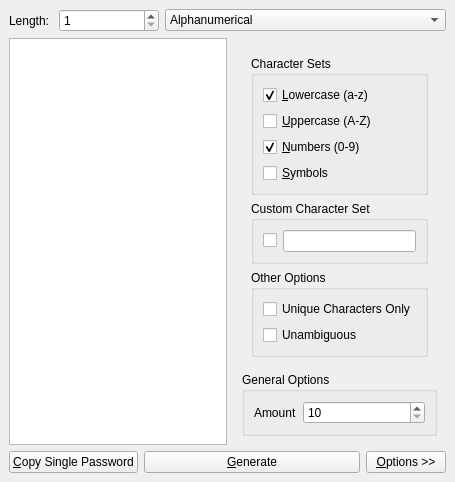
<?xml version="1.0" encoding="UTF-8"?>
<ui version="4.0">
 <class>MainWindow</class>
 <widget class="QMainWindow" name="MainWindow">
  <property name="geometry">
   <rect>
    <x>0</x>
    <y>0</y>
    <width>455</width>
    <height>439</height>
   </rect>
  </property>
  <property name="windowTitle">
   <string>MainWindow</string>
  </property>
  <widget class="QWidget" name="centralwidget">
   <layout class="QVBoxLayout" name="verticalLayout_8">
    <item>
     <layout class="QHBoxLayout" name="horizontalLayout_2" stretch="0,0,1">
      <item>
       <widget class="QLabel" name="label">
        <property name="sizePolicy">
         <sizepolicy hsizetype="Minimum" vsizetype="Preferred">
          <horstretch>0</horstretch>
          <verstretch>0</verstretch>
         </sizepolicy>
        </property>
        <property name="text">
         <string>Length: </string>
        </property>
        <property name="buddy">
         <cstring>spinLength</cstring>
        </property>
       </widget>
      </item>
      <item>
       <widget class="QSpinBox" name="spinLength">
        <property name="sizePolicy">
         <sizepolicy hsizetype="Preferred" vsizetype="Fixed">
          <horstretch>0</horstretch>
          <verstretch>0</verstretch>
         </sizepolicy>
        </property>
        <property name="minimumSize">
         <size>
          <width>100</width>
          <height>0</height>
         </size>
        </property>
        <property name="minimum">
         <number>1</number>
        </property>
        <property name="maximum">
         <number>1024</number>
        </property>
       </widget>
      </item>
      <item>
       <widget class="QComboBox" name="comboType">
        <item>
         <property name="text">
          <string>Alphanumerical</string>
         </property>
        </item>
        <item>
         <property name="text">
          <string>Hex</string>
         </property>
        </item>
       </widget>
      </item>
     </layout>
    </item>
    <item>
     <layout class="QHBoxLayout" name="horizontalLayout">
      <item>
       <widget class="PasswordList" name="listWidget"/>
      </item>
      <item>
       <widget class="QWidget" name="widget" native="true">
        <layout class="QVBoxLayout" name="verticalLayout">
         <item>
          <widget class="QStackedWidget" name="stackedWidget">
           <property name="sizePolicy">
            <sizepolicy hsizetype="Minimum" vsizetype="Preferred">
             <horstretch>0</horstretch>
             <verstretch>0</verstretch>
            </sizepolicy>
           </property>
           <property name="currentIndex">
            <number>0</number>
           </property>
           <widget class="QWidget" name="page">
            <layout class="QVBoxLayout" name="verticalLayout_3">
             <item>
              <widget class="QGroupBox" name="groupBox">
               <property name="sizePolicy">
                <sizepolicy hsizetype="Preferred" vsizetype="Preferred">
                 <horstretch>0</horstretch>
                 <verstretch>0</verstretch>
                </sizepolicy>
               </property>
               <property name="title">
                <string>Character Sets</string>
               </property>
               <layout class="QVBoxLayout" name="verticalLayout_2">
                <item>
                 <widget class="QCheckBox" name="checkLowercase">
                  <property name="whatsThis">
                   <string>Sets whether or not lowercase characters are allowed to appear in the password (a-z).</string>
                  </property>
                  <property name="text">
                   <string>&amp;Lowercase (a-z)</string>
                  </property>
                  <property name="checked">
                   <bool>true</bool>
                  </property>
                 </widget>
                </item>
                <item>
                 <widget class="QCheckBox" name="checkUppercase">
                  <property name="whatsThis">
                   <string>Sets whether or not uppercase characters are allowed to appear in the password (A-Z).</string>
                  </property>
                  <property name="text">
                   <string>&amp;Uppercase (A-Z)</string>
                  </property>
                 </widget>
                </item>
                <item>
                 <widget class="QCheckBox" name="checkNumbers">
                  <property name="whatsThis">
                   <string>Sets whether or not numbers are allowed to appear in the password (0-9).</string>
                  </property>
                  <property name="text">
                   <string>&amp;Numbers (0-9)</string>
                  </property>
                  <property name="checked">
                   <bool>true</bool>
                  </property>
                 </widget>
                </item>
                <item>
                 <widget class="QCheckBox" name="checkSymbols">
                  <property name="whatsThis">
                   <string>Sets whether or not special symbols are allowed to appear in the password.</string>
                  </property>
                  <property name="text">
                   <string>&amp;Symbols</string>
                  </property>
                 </widget>
                </item>
               </layout>
              </widget>
             </item>
             <item>
              <widget class="QGroupBox" name="groupBox_4">
               <property name="title">
                <string>Custom Character Set</string>
               </property>
               <layout class="QVBoxLayout" name="verticalLayout_7">
                <item>
                 <layout class="QHBoxLayout" name="horizontalLayout_4">
                  <item>
                   <widget class="QCheckBox" name="checkCustom">
                    <property name="text">
                     <string/>
                    </property>
                   </widget>
                  </item>
                  <item>
                   <widget class="QLineEdit" name="lineCustom">
                    <property name="whatsThis">
                     <string>A list of custom characters to be allowed in the password. Note: duplicates (including with the above options) will be merged (unless &quot;Unique Characters Only&quot; is checked.</string>
                    </property>
                   </widget>
                  </item>
                 </layout>
                </item>
               </layout>
              </widget>
             </item>
             <item>
              <widget class="QGroupBox" name="groupBox_3">
               <property name="title">
                <string>Other Options</string>
               </property>
               <layout class="QVBoxLayout" name="verticalLayout_6">
                <item>
                 <widget class="QCheckBox" name="checkUnique">
                  <property name="whatsThis">
                   <string>Do not generate passwords with duplicate characters.</string>
                  </property>
                  <property name="text">
                   <string>Unique Characters Only</string>
                  </property>
                 </widget>
                </item>
                <item>
                 <widget class="QCheckBox" name="checkUnambiguous">
                  <property name="whatsThis">
                   <string>Removed similar characters from the </string>
                  </property>
                  <property name="text">
                   <string>Unambiguous</string>
                  </property>
                 </widget>
                </item>
               </layout>
              </widget>
             </item>
             <item>
              <spacer name="verticalSpacer">
               <property name="orientation">
                <enum>Qt::Vertical</enum>
               </property>
               <property name="sizeHint" stdset="0">
                <size>
                 <width>0</width>
                 <height>0</height>
                </size>
               </property>
              </spacer>
             </item>
            </layout>
           </widget>
           <widget class="QWidget" name="page_2">
            <layout class="QVBoxLayout" name="verticalLayout_5">
             <item>
              <widget class="QGroupBox" name="groupBox_2">
               <property name="title">
                <string>Hex Options</string>
               </property>
               <layout class="QVBoxLayout" name="verticalLayout_4">
                <item>
                 <widget class="QRadioButton" name="radioButton">
                  <property name="text">
                   <string>&amp;Lowercase</string>
                  </property>
                 </widget>
                </item>
                <item>
                 <widget class="QRadioButton" name="radioButton_2">
                  <property name="text">
                   <string>&amp;Uppercase</string>
                  </property>
                  <property name="checked">
                   <bool>true</bool>
                  </property>
                 </widget>
                </item>
               </layout>
              </widget>
             </item>
             <item>
              <spacer name="verticalSpacer_2">
               <property name="orientation">
                <enum>Qt::Vertical</enum>
               </property>
               <property name="sizeHint" stdset="0">
                <size>
                 <width>0</width>
                 <height>193</height>
                </size>
               </property>
              </spacer>
             </item>
            </layout>
           </widget>
          </widget>
         </item>
         <item>
          <widget class="QGroupBox" name="groupBox_5">
           <property name="title">
            <string>General Options</string>
           </property>
           <layout class="QFormLayout" name="formLayout">
            <item row="0" column="0">
             <widget class="QLabel" name="label_2">
              <property name="text">
               <string>Amount</string>
              </property>
              <property name="buddy">
               <cstring>spinBox</cstring>
              </property>
             </widget>
            </item>
            <item row="0" column="1">
             <widget class="QSpinBox" name="spinBox">
              <property name="whatsThis">
               <string>The number of passwords to generate at a time</string>
              </property>
              <property name="minimum">
               <number>10</number>
              </property>
              <property name="maximum">
               <number>100</number>
              </property>
             </widget>
            </item>
           </layout>
          </widget>
         </item>
        </layout>
       </widget>
      </item>
     </layout>
    </item>
    <item>
     <layout class="QHBoxLayout" name="horizontalLayout_3">
      <item>
       <widget class="QPushButton" name="buttonCopy">
        <property name="sizePolicy">
         <sizepolicy hsizetype="Preferred" vsizetype="Fixed">
          <horstretch>0</horstretch>
          <verstretch>0</verstretch>
         </sizepolicy>
        </property>
        <property name="text">
         <string>&amp;Copy Single Password</string>
        </property>
       </widget>
      </item>
      <item>
       <widget class="QPushButton" name="buttonGenerate">
        <property name="sizePolicy">
         <sizepolicy hsizetype="MinimumExpanding" vsizetype="Fixed">
          <horstretch>0</horstretch>
          <verstretch>0</verstretch>
         </sizepolicy>
        </property>
        <property name="text">
         <string>&amp;Generate</string>
        </property>
       </widget>
      </item>
      <item>
       <widget class="QPushButton" name="buttonMore">
        <property name="sizePolicy">
         <sizepolicy hsizetype="Preferred" vsizetype="Fixed">
          <horstretch>0</horstretch>
          <verstretch>0</verstretch>
         </sizepolicy>
        </property>
        <property name="text">
         <string>&amp;Options &gt;&gt;</string>
        </property>
        <property name="checkable">
         <bool>true</bool>
        </property>
       </widget>
      </item>
     </layout>
    </item>
   </layout>
  </widget>
  <widget class="QMenuBar" name="menubar">
   <property name="geometry">
    <rect>
     <x>0</x>
     <y>0</y>
     <width>455</width>
     <height>18</height>
    </rect>
   </property>
  </widget>
 </widget>
 <customwidgets>
  <customwidget>
   <class>PasswordList</class>
   <extends>QListWidget</extends>
   <header>passwordlist.h</header>
  </customwidget>
 </customwidgets>
 <resources/>
 <connections>
  <connection>
   <sender>buttonMore</sender>
   <signal>toggled(bool)</signal>
   <receiver>widget</receiver>
   <slot>setVisible(bool)</slot>
   <hints>
    <hint type="sourcelabel">
     <x>449</x>
     <y>428</y>
    </hint>
    <hint type="destinationlabel">
     <x>357</x>
     <y>228</y>
    </hint>
   </hints>
  </connection>
  <connection>
   <sender>comboType</sender>
   <signal>currentIndexChanged(int)</signal>
   <receiver>stackedWidget</receiver>
   <slot>setCurrentIndex(int)</slot>
   <hints>
    <hint type="sourcelabel">
     <x>304</x>
     <y>35</y>
    </hint>
    <hint type="destinationlabel">
     <x>445</x>
     <y>56</y>
    </hint>
   </hints>
  </connection>
 </connections>
</ui>
